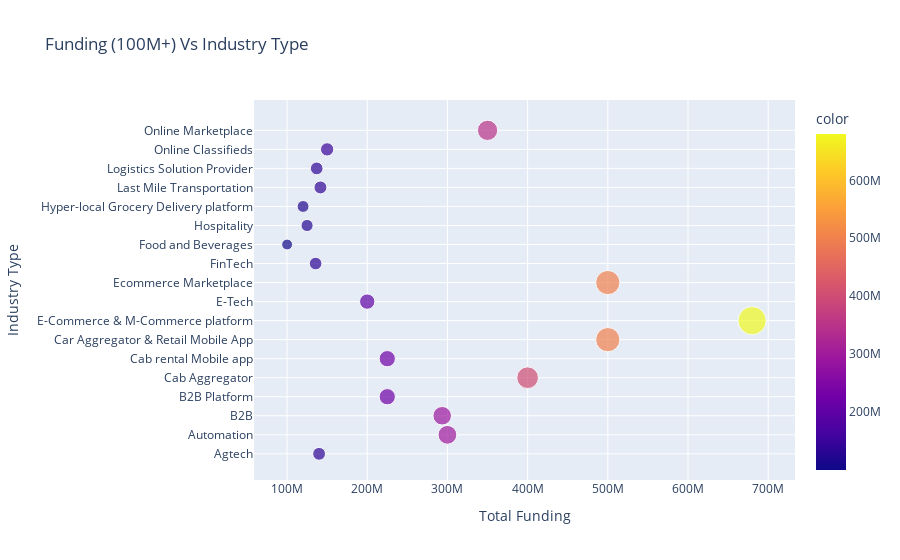

The cell this chart's notebook holds for it:
### Markdown cell above
>We will prefer Industry Vertical Column because it have only 7% nan value

We will divide funding Mean in different size 
* Above 100M+
* Between 100M to 50M
* Below 50M

### Code cell
industryType = FinalData.groupby(['Industry Vertical'])['Fund'].mean()

AboveM = industryType[industryType>100000000]
fig = px.scatter(y = AboveM.index,x=AboveM,color=AboveM,size=AboveM,title='Funding (100M+) Vs Industry Type',
                labels={
                    'y':'Industry Type',
                    'x':'Total Funding'
                })
fig.show()

### Figure 1 — Plotly figure (JSON) as saved in the notebook; plotly's stock layout.template omitted (floating-point values rounded to 4 significant figures)
{"data": [{"hovertemplate": "Total Funding=%{x}<br>Industry Type=%{y}<br>size=%{marker.size}<br>color=%{marker.color}<extra></extra>", "legendgroup": "", "marker": {"color": [140000000, 300000000, 293500000, 225000000, 400000000, 225000000, 500000000, 680000000, 200000000, 500000000, 135634585, 100100000.0, 125000000, 120000000, 141650000, 137000000, 150000000, 350071500], "coloraxis": "coloraxis", "size": [140000000, 300000000, 293500000, 225000000, 400000000, 225000000, 500000000, 680000000, 200000000, 500000000, 135634585, 100100000.0, 125000000, 120000000, 141650000, 137000000, 150000000, 350071500], "sizemode": "area", "sizeref": 1700000, "symbol": "circle"}, "mode": "markers", "name": "", "orientation": "h", "showlegend": false, "type": "scatter", "x": [140000000, 300000000, 293500000, 225000000, 400000000, 225000000, 500000000, 680000000, 200000000, 500000000, 135634585, 100100000.0, 125000000, 120000000, 141650000, 137000000, 150000000, 350071500], "xaxis": "x", "y": ["Agtech", "Automation", "B2B", "B2B Platform", "Cab Aggregator", "Cab rental Mobile app", "Car Aggregator & Retail Mobile App", "E-Commerce & M-Commerce platform", "E-Tech", "Ecommerce Marketplace", "FinTech", "Food and Beverages", "Hospitality", "Hyper-local Grocery Delivery platform", "Last Mile Transportation", "Logistics Solution Provider", "Online Classifieds", "Online Marketplace"], "yaxis": "y"}], "layout": {"coloraxis": {"colorbar": {"title": {"text": "color"}}, "colorscale": [[0, "#0d0887"], [0.1111, "#46039f"], [0.2222, "#7201a8"], [0.3333, "#9c179e"], [0.4444, "#bd3786"], [0.5556, "#d8576b"], [0.6667, "#ed7953"], [0.7778, "#fb9f3a"], [0.8889, "#fdca26"], [1, "#f0f921"]]}, "legend": {"itemsizing": "constant", "tracegroupgap": 0}, "title": {"text": "Funding (100M+) Vs Industry Type"}, "xaxis": {"anchor": "y", "domain": [0, 1], "title": {"text": "Total Funding"}}, "yaxis": {"anchor": "x", "domain": [0, 1], "title": {"text": "Industry Type"}}}}
